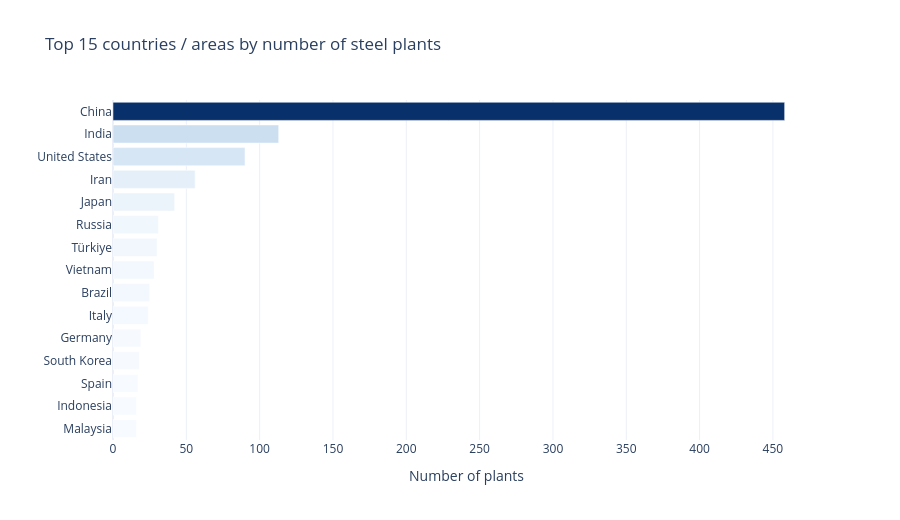

The cell this chart's notebook holds for it:
### Markdown cell above
### Question 3: Geographic Distribution
**Task:** Analyze the geographic distribution of steel plants.
- Which `Country/Area` or `Region` values have the most steel plants?
- What is the distribution of plants by `Owner` (company)?

### Code cell
# Count plants by country/region
by_country = (
    plants.groupby("Country/area")
    .agg(n_plants=("GEM plant ID", "size"),
         capacity_ttpa=("capacity_ttpa", "sum"))
    .sort_values("n_plants", ascending=False)
)
by_region = (
    plants.groupby("Region")
    .agg(n_plants=("GEM plant ID", "size"),
         capacity_ttpa=("capacity_ttpa", "sum"))
    .sort_values("n_plants", ascending=False)
)

print("Top 15 countries / areas by plant count:")
display(by_country.head(15))
print("Plants by region:")
display(by_region)

top_country = by_country.index[0]
print(f"{top_country} leads with {by_country.iloc[0]['n_plants']:,} plants "
      f"({by_country.iloc[0]['n_plants'] / len(plants):.1%} of the tracker).")

top_region = by_region.index[0]
_top3 = by_country.head(3)
_top3_md = " · ".join(f"**{c}** ({int(r['n_plants']):,})" for c, r in _top3.iterrows())
display(Markdown(f"""
> ### 🌍 Geographic distribution
> - Leading country/area: **{top_country}** with **{int(by_country.iloc[0]['n_plants']):,} plants**
>   ({by_country.iloc[0]['n_plants'] / len(plants):.1%} of the tracker).
> - Leading region: **{top_region}** with **{int(by_region.iloc[0]['n_plants']):,} plants**.
> - Top 3 countries/areas: {_top3_md}.
""".strip()))

fig = px.bar(
    by_country.head(15).reset_index(),
    x="n_plants", y="Country/area", orientation="h",
    color="n_plants", color_continuous_scale="Blues",
    labels={"n_plants": "Number of plants", "Country/area": ""},
    title="Top 15 countries / areas by number of steel plants",
)
fig.update_layout(yaxis={"categoryorder": "total ascending"},
                  coloraxis_showscale=False, height=520)
fig.show()

### Figure 1 — Plotly figure (JSON) as saved in the notebook; plotly's stock layout.template omitted (floating-point values rounded to 4 significant figures)
{"data": [{"hovertemplate": "Number of plants=%{marker.color}<br>=%{y}<extra></extra>", "legendgroup": "", "marker": {"color": [458, 113, 90, 56, 42, 31, 30, 28, 25, 24, 19, 18, 17, 16, 16], "coloraxis": "coloraxis", "pattern": {"shape": ""}}, "name": "", "orientation": "h", "showlegend": false, "textposition": "auto", "type": "bar", "x": [458, 113, 90, 56, 42, 31, 30, 28, 25, 24, 19, 18, 17, 16, 16], "xaxis": "x", "y": ["China", "India", "United States", "Iran", "Japan", "Russia", "Türkiye", "Vietnam", "Brazil", "Italy", "Germany", "South Korea", "Spain", "Malaysia", "Indonesia"], "yaxis": "y"}], "layout": {"barmode": "relative", "coloraxis": {"autocolorscale": false, "colorbar": {"title": {"text": "Number of plants"}}, "colorscale": [[0, "rgb(247,251,255)"], [0.125, "rgb(222,235,247)"], [0.25, "rgb(198,219,239)"], [0.375, "rgb(158,202,225)"], [0.5, "rgb(107,174,214)"], [0.625, "rgb(66,146,198)"], [0.75, "rgb(33,113,181)"], [0.875, "rgb(8,81,156)"], [1, "rgb(8,48,107)"]], "showscale": false}, "height": 520, "legend": {"tracegroupgap": 0}, "title": {"text": "Top 15 countries / areas by number of steel plants"}, "xaxis": {"anchor": "y", "domain": [0, 1], "title": {"text": "Number of plants"}}, "yaxis": {"anchor": "x", "categoryorder": "total ascending", "domain": [0, 1], "title": {"text": ""}}}}
